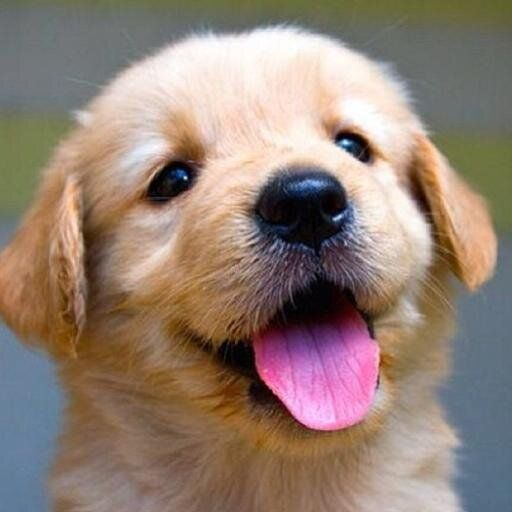
#> input picture imp 5 - filtros/filtro-media/dog.jpg, 512 x 512 px, found by its file name
$ python filtromedia.py
#> lines starting #> are read from the running program, lines starting #| are printed output that depends on the picture
from PIL import Image

img = Image.open("imp 5 - filtros\\filtro-media\\dog.jpg")
#> img is the input picture: PIL image 512x512 RGB; mean R, G, B 147, 128.1, 116.5
grayscale_image = img.convert('L')
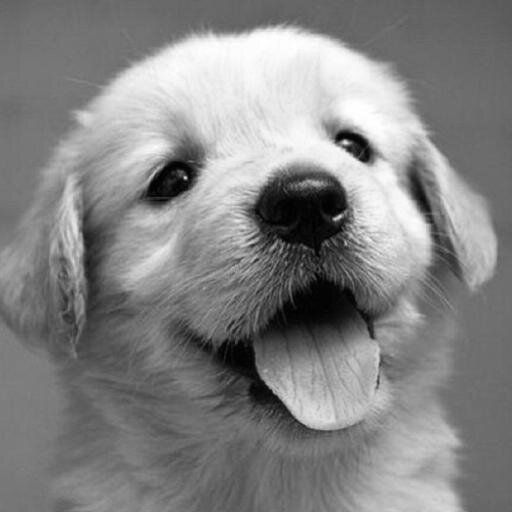
#> grayscale_image: PIL image 512x512 L; min 0, max 255, mean 132.4
grayscale_image.save('imp 5 - filtros\\filtro-media\\grayscale-dog.jpg')
smoothed_image = grayscale_image

width, height = grayscale_image.size
#> width = 512; height = 512
filter = [[1,1,1],[1,1,1],[1,1,1]]

for i in range(1, width - 2):
    for j in range(1, height - 2):
        new_value = 0
        for k in range(3):
            for l in range(3):
                new_value += grayscale_image.getpixel((k+i,l+j)) * filter[k][l]
        new_value = int(new_value/9)
        smoothed_image.putpixel((i,j), new_value)

smoothed_image.save("imp 5 - filtros\\filtro-media\\smoothed-dog.jpg")
